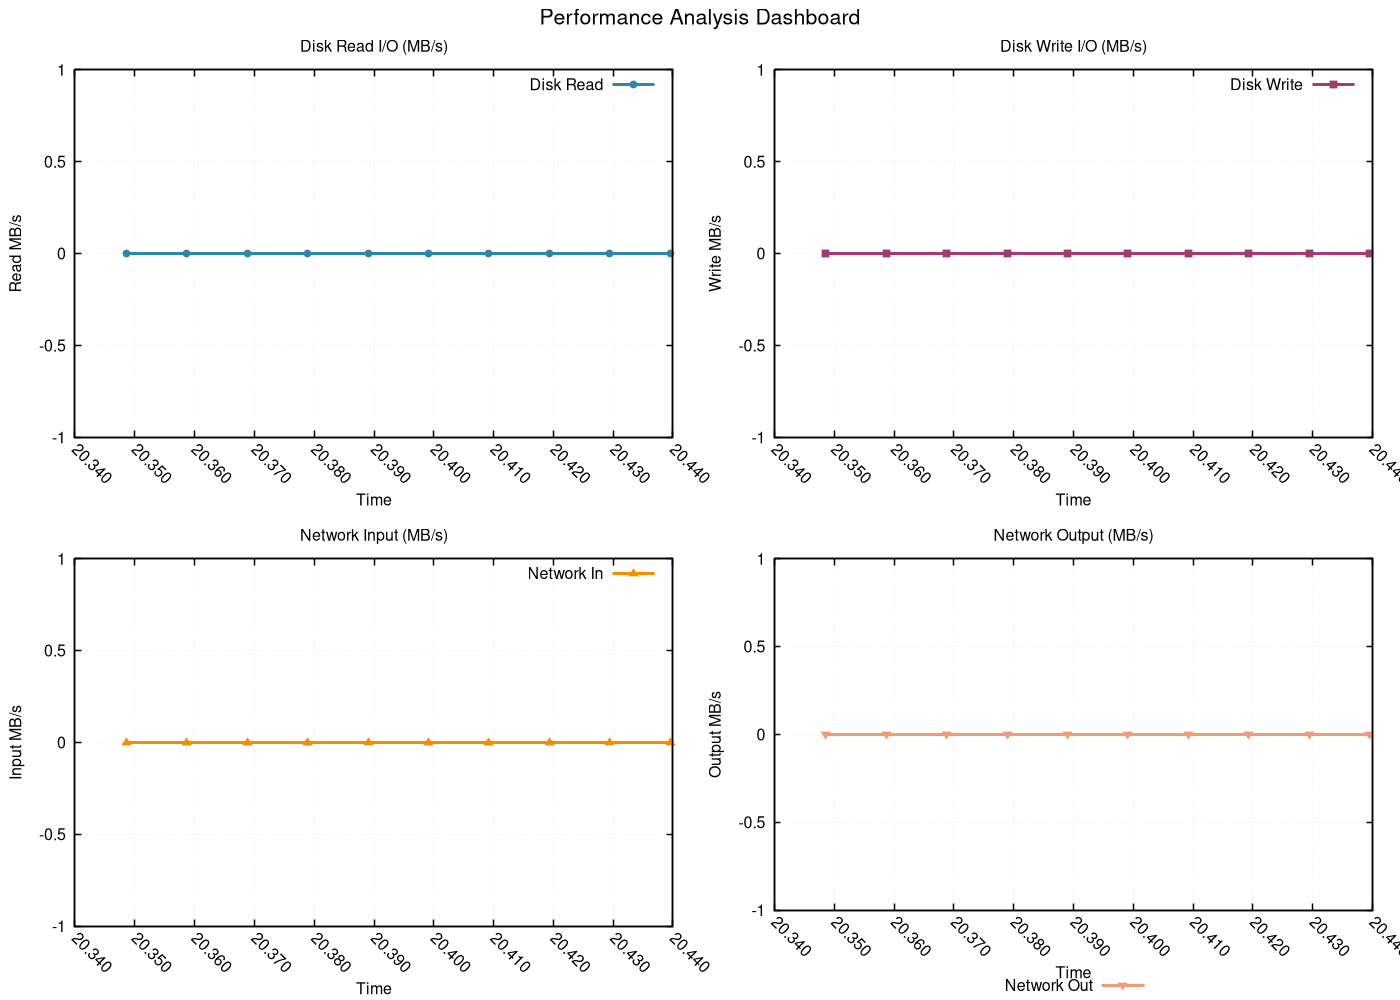

Reproduce this figure in gnuplot.
# GNUplot script for performance metrics
set terminal pngcairo enhanced font 'Helvetica,12' size 1400,1000
set output 'png/interpolation_search_20260131_225833_resources.png'

set multiplot layout 2,2 title 'Performance Analysis Dashboard' font 'Helvetica,16'
set style line 1 lc rgb '#2E86AB' lt 1 lw 3 pt 7 ps 0.8
set style line 2 lc rgb '#A23B72' lt 1 lw 3 pt 5 ps 0.8
set style line 3 lc rgb '#F18F01' lt 1 lw 3 pt 9 ps 0.8
set style line 4 lc rgb '#F19C79' lt 1 lw 3 pt 11 ps 0.8
set style line 5 lc rgb '#0ABB9F' lt 1 lw 3 pt 13 ps 0.8

set format x "%.3f"
set xtics rotate by -45
set autoscale x

set title 'Disk Read I/O (MB/s)'
set xlabel 'Time'
set ylabel 'Read MB/s'
set grid linestyle 1 lc rgb '#D3D3D3' lt 0 lw 1
set border linewidth 1.5
plot 'png/interpolation_search_20260131_225833_resources.dat' using 1:4 with linespoints ls 1 title 'Disk Read'
set title 'Disk Write I/O (MB/s)'
set xlabel 'Time'
set ylabel 'Write MB/s'
set grid linestyle 1 lc rgb '#D3D3D3' lt 0 lw 1
set border linewidth 1.5
plot 'png/interpolation_search_20260131_225833_resources.dat' using 1:5 with linespoints ls 2 title 'Disk Write'
set title 'Network Input (MB/s)'
set xlabel 'Time'
set ylabel 'Input MB/s'
set grid linestyle 1 lc rgb '#D3D3D3' lt 0 lw 1
set border linewidth 1.5
plot 'png/interpolation_search_20260131_225833_resources.dat' using 1:6 with linespoints ls 3 title 'Network In'
set title 'Network Output (MB/s)'
set xlabel 'Time'
set ylabel 'Output MB/s'
set grid linestyle 1 lc rgb '#D3D3D3' lt 0 lw 1
set border linewidth 1.5
set key outside center bottom horizontal
plot 'png/interpolation_search_20260131_225833_resources.dat' using 1:7 with linespoints ls 4 title 'Network Out'
unset multiplot
